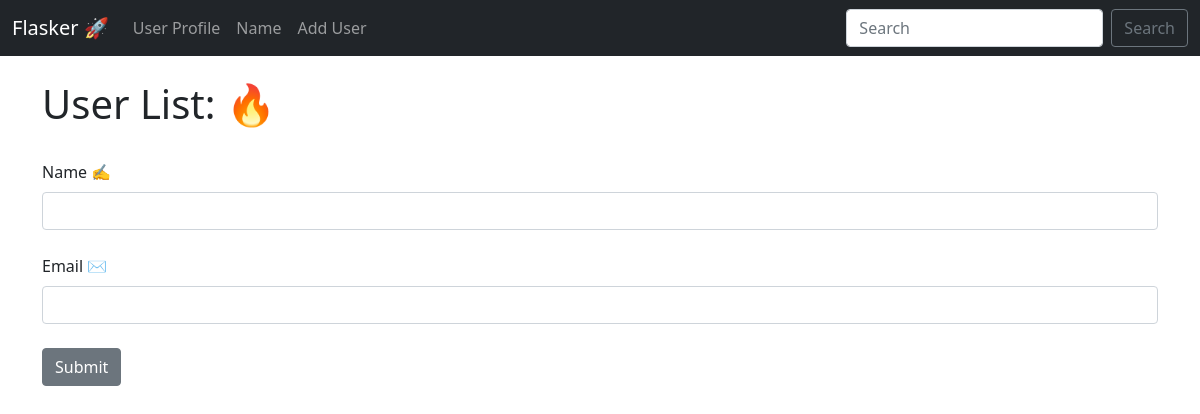
The page /user/add on the database as committed earlier.
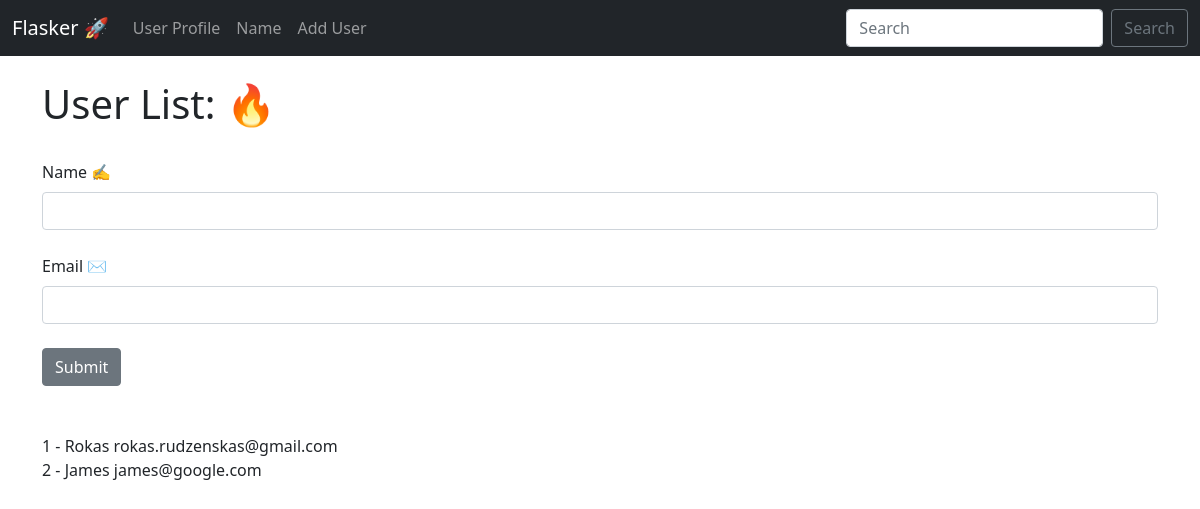
The same page on the database as committed later.
### hello.py (models this page shows, shortened)
class Users(db.Model):
    id = db.Column(db.Integer, primary_key=True)
    name = db.Column(db.String(200), nullable=False)
    email = db.Column(db.String(200), nullable=False, unique=True)
    data_added = db.Column(db.DateTime, default=datetime.utcnow)

### hello.py (the view, shortened to what this page needs)
@app.route('/user/add', methods=["GET", "POST"])
def add_user():
    name = None
    form = UserForm()
    our_users = Users.query.order_by(Users.data_added)
    return render_template('add_user.html', form=form, name=name, our_users=our_users)

### hello.py
class UserForm(FlaskForm):
    name = StringField("Name ✍️", validators=[DataRequired()])
    email = StringField("Email ✉️️", validators=[DataRequired()])
    submit = SubmitField("Submit")

### templates/add_user.html (shortened to what this page needs)
{% extends 'base.html' %}
{% block content %}
  {% if name %}
    <h1>Hello {{ name }} 🥰</h1>
<br>
  {% else %}
    <h1>User List: 🔥</h1>
<br>
<form action="" method="POST">
 {{ form.name.label(
    class="form-label") }}
 {{ form.name(
    class="form-control") }}
    <br>
 {{ form.email.label(
    class="form-label") }}
 {{ form.email(
    class="form-control") }}
 <br>
 {{ form.submit(
    class="btn btn-secondary") }}
</form>
<br><br>
{% for our_user in our_users %}
    {{our_user.id}} - {{our_user.name}}
    {{our_user.email}}<br>
{% endfor %}
  {% endif %}
 {% endblock %}

### templates/base.html (shortened to what this page needs)
<!doctype html>
<html lang="en">
  <head>
    <link href="https://cdn.jsdelivr.net/npm/bootstrap@5.0.0-beta3/dist/css/bootstrap.min.css" rel="stylesheet">
    <link rel="stylesheet" href="{{ url_for('static', filename='css/style.css') }}">
  </head>
  <body>
  {% include 'navbar.html' %}
  <br>
  <div class="container">
    {% block content %}
    {% endblock %}
    </div>
  </body>
</html>

### templates/navbar.html (shortened to what this page needs)
 <nav class="navbar navbar-expand-lg navbar-dark bg-dark">
  <div class="container-fluid">
    <a class="navbar-brand" href="{{ url_for('index') }}">Flasker 🚀</a>
    <div class="collapse navbar-collapse" id="navbarSupportedContent">
      <ul class="navbar-nav me-auto mb-2 mb-lg-0">
        <li class="nav-item">
          <a class="nav-link" href="{{ url_for('user', name='Rokas')}}">User Profile</a>
        </li>
           <li class="nav-item">
          <a class="nav-link" href="{{ url_for('name')}}">Name</a>
        </li>
                <li class="nav-item">
          <a class="nav-link" href="{{ url_for('add_user')}}">Add User</a>
        </li>
      </ul>
      <form class="d-flex">
        <input class="form-control me-2" type="search" placeholder="Search" aria-label="Search">
        <button class="btn btn-outline-secondary" type="submit">Search</button>
      </form>
    </div>
  </div>
</nav>

Rows that differ between the two databases and show on the page:
added Users: id "1", name "Rokas", email "rokas.rudzenskas@gmail.com"
added Users: id "2", name "James", email "james@google.com"
